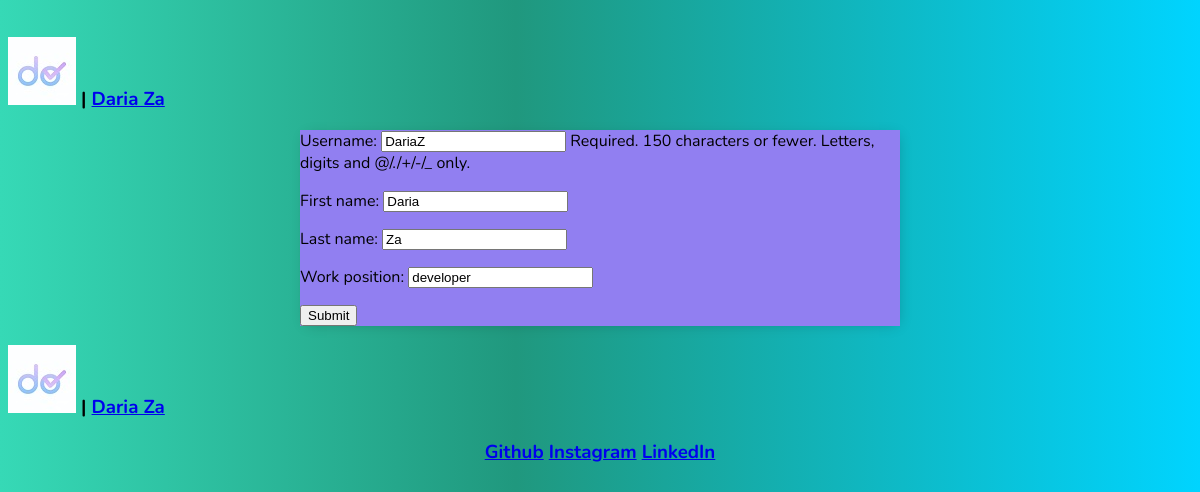
The page /account/profile_update/ (signed in) on the database its author committed.
### account/models.py (models this page shows)
class CustomizeUser(AbstractUser):
    work_position = models.CharField(max_length=50, blank=False)
    email_confirmed = models.BooleanField(default=False)

### account/views.py (the view)
# urls.py: path('profile_update/', ProfileUpdateView.as_view(), name='profile_update'),
class ProfileUpdateView(LoginRequiredMixin, UpdateView):
    model = CustomizeUser
    form_class = UserUpdateForm
    template_name = 'account/profile_update.html'
    success_url = reverse_lazy('profile')
    def get_object(self, queryset=None):
        return self.model.objects.get(pk=self.request.user.pk)

### account/forms.py
class UserUpdateForm(forms.ModelForm):
    class Meta:
        model = CustomizeUser
        fields = ('username', 'first_name', 'last_name', 'work_position')

### account/templates/account/profile_update.html (shortened to what this page needs)
<!DOCTYPE html>
<html lang="en">
<head>
{% extends 'task_application/base.html' %}
{% block content %}
</head>
<body>
<form method="POST" action="">
        {{form.as_p}}
        <input type="submit" value="Submit">
</form>
</body>
</html>
{% endblock content %}

### task_application/templates/task_application/base.html (shortened to what this page needs)
<!DOCTYPE html>
{% load static %}
<html lang="en">
<head>
</head>
<body>
<header>
    <h3 align="left"><a href="{% url 'main_page' %}"> <img src="{% static "images/logo.png" %}" alt="logo"/></a> |
        {% if user.is_authenticated %}
            <a href="{% url 'profile' %}">{{user.get_full_name}}</a>
        {% endif %}
    </h3>
</header>
    <div class="container">
        {% block content %}
        {% endblock content %}
<footer>
    <h3 align="left"><a href="{% url 'main_page' %}"> <img src="{% static "images/logo.png" %}" alt="logo"/></a> |
        {% if user.is_authenticated %}
            <a href="{% url 'profile' %}">{{user.get_full_name}}</a>
        {% endif %}
    </h3>
    <h3 align="center">
        <a href="https://github.com/DemiLar/DemiLar">Github</a>
        <a href="https://www.instagram.com/laren_713/">Instagram</a>
        <a href="https://www.linkedin.com/in/daria-zaspenko-4a2ab3223/">LinkedIn</a>
    </h3>
</footer>
</body>
</html>

### task_application/templates/task_application/base.html (style rules this page uses)
body { background: rgb(54,217,182); background: linear-gradient(90deg, rgba(54,217,182,1) 0%, rgba(32,152,126,1) 43%, rgba(0,212,255,1) 100%); font-family: 'Nunito', sans-serif; padding-top: 10px; }
.container { max-width:600px; margin: auto; background-color: #917FF1; -webkit-box-shadow: 2px 2px 13px -4px rgba(0,0,0,0.21); box-shadow: 2px 2px 13px -4px rgba(0,0,0,0.21); }

### rows shown on the page
CustomizeUser: get_full_name "Daria Za", username "DariaZ", first_name "Daria", last_name "Za", work_position "developer"
